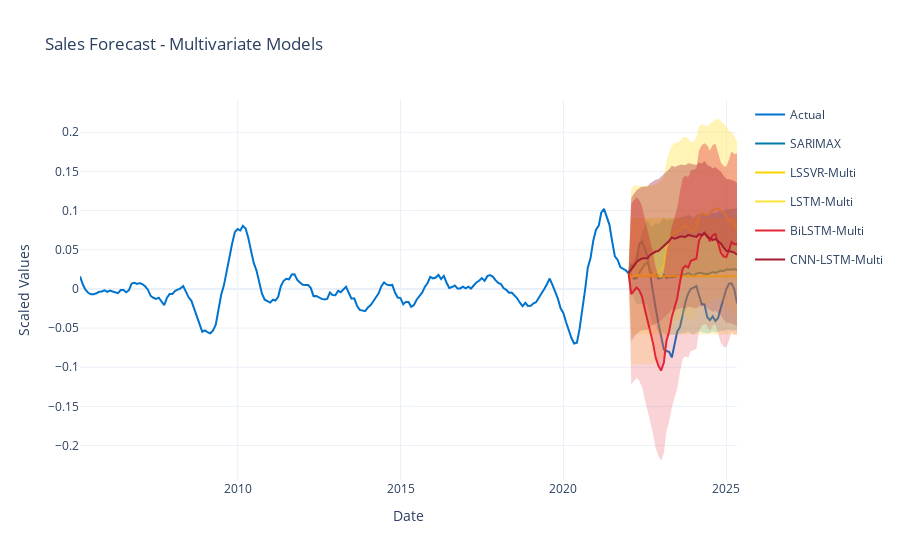

Notebook code for this chart:
### Code cell
fig_multi = go.Figure()

# Actual data
fig_multi.add_trace(go.Scatter(
    x=y1_scaled.index,
    y=y1_scaled,
    mode='lines',
    name='Actual',
    line=dict(width=2, color='#0073CF'),
    legendgroup="Actual"
))

last_train_x = y1_train_scaled.index[-1]
last_train_y = y1_train_scaled.values[-1]

# Multivariate forecasts
models_multi = {
    "SARIMAX": (sarimax_forecast, sarimax_ci),
    "LSSVR-Multi": (lssvr_mv_forecast, (lssvr_mv_lower, lssvr_mv_upper)),
    "LSTM-Multi": (lstm_mv_forecast, (lstm_mv_lower, lstm_mv_upper)),
    "BiLSTM-Multi": (bilstm_mv_forecast, (bilstm_mv_lower, bilstm_mv_upper)),
    "CNN-LSTM-Multi": (cnnlstm_mv_forecast, (cnnlstm_mv_lower, cnnlstm_mv_upper))
}

colors = [
    "#007BA7",  # Brandeis Blue
    "#FFD300",  # Sunny
    "#FFE135",  # Banana Yellow
    "#E32636",  # Spanish Red
    "#A51C30"   # Harvard Crimson
]

for i, (name, (forecast, ci)) in enumerate(models_multi.items()):
    # Handle confidence intervals
    if isinstance(ci, tuple):
        lower, upper = np.array(ci[0]), np.array(ci[1])
    elif isinstance(ci, np.ndarray):
        lower, upper = ci[:, 0], ci[:, 1]
    else:  # DataFrame
        lower, upper = ci.iloc[:, 0].values, ci.iloc[:, 1].values

    # Forecast line
    fig_multi.add_trace(go.Scatter(
        x=[last_train_x] + list(y1_test_scaled.index),
        y=[last_train_y] + list(forecast),
        mode='lines',
        name=name,
        line=dict(color=colors[i]),
        legendgroup=name
    ))

    # Confidence interval (fill)
    fig_multi.add_trace(go.Scatter(
        x=[last_train_x] + list(y1_test_scaled.index),
        y=[last_train_y] + list(upper),
        mode='lines',
        line=dict(width=0),
        fill='tonexty',
        fillcolor=f'rgba{tuple(list(px.colors.hex_to_rgb(colors[i])) + [0.2])}',
        showlegend=False,
        legendgroup=name
    ))
    fig_multi.add_trace(go.Scatter(
        x=[last_train_x] + list(y1_test_scaled.index),
        y=[last_train_y] + list(lower),
        mode='lines',
        line=dict(width=0),
        fill='tonexty',
        fillcolor=f'rgba{tuple(list(px.colors.hex_to_rgb(colors[i])) + [0.2])}',
        showlegend=False,
        legendgroup=name
    ))

fig_multi.update_layout(
    title='Sales Forecast - Multivariate Models',
    xaxis_title='Date',
    yaxis_title='Scaled Values',
    template='plotly_white'
)

fig_multi.show()
